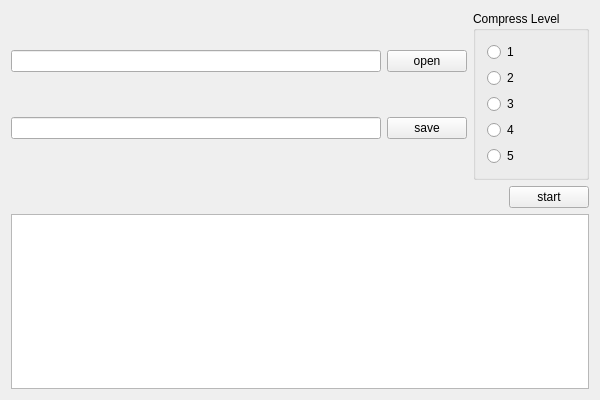
<?xml version="1.0" encoding="UTF-8"?>
<ui version="4.0">
 <class>Window</class>
 <widget class="QWidget" name="Window">
  <property name="geometry">
   <rect>
    <x>0</x>
    <y>0</y>
    <width>600</width>
    <height>400</height>
   </rect>
  </property>
  <property name="windowTitle">
   <string>Window</string>
  </property>
  <layout class="QVBoxLayout" name="verticalLayout_3">
   <item>
    <layout class="QHBoxLayout" name="horizontalLayout_3">
     <item>
      <layout class="QVBoxLayout" name="verticalLayout_2">
       <item>
        <layout class="QHBoxLayout" name="horizontalLayout">
         <item>
          <widget class="QLineEdit" name="openFileName"/>
         </item>
         <item>
          <widget class="QPushButton" name="open">
           <property name="text">
            <string>open</string>
           </property>
          </widget>
         </item>
        </layout>
       </item>
       <item>
        <layout class="QHBoxLayout" name="horizontalLayout_2">
         <item>
          <widget class="QLineEdit" name="saveFileName"/>
         </item>
         <item>
          <widget class="QPushButton" name="save">
           <property name="text">
            <string>save</string>
           </property>
          </widget>
         </item>
        </layout>
       </item>
      </layout>
     </item>
     <item>
      <widget class="QGroupBox" name="groupBox">
       <property name="title">
        <string>Compress Level</string>
       </property>
       <layout class="QVBoxLayout" name="verticalLayout">
        <item>
         <widget class="QRadioButton" name="radioButton">
          <property name="text">
           <string>1</string>
          </property>
         </widget>
        </item>
        <item>
         <widget class="QRadioButton" name="radioButton_2">
          <property name="text">
           <string>2</string>
          </property>
         </widget>
        </item>
        <item>
         <widget class="QRadioButton" name="radioButton_3">
          <property name="text">
           <string>3</string>
          </property>
         </widget>
        </item>
        <item>
         <widget class="QRadioButton" name="radioButton_4">
          <property name="text">
           <string>4</string>
          </property>
         </widget>
        </item>
        <item>
         <widget class="QRadioButton" name="radioButton_5">
          <property name="text">
           <string>5</string>
          </property>
         </widget>
        </item>
       </layout>
      </widget>
     </item>
    </layout>
   </item>
   <item>
    <layout class="QHBoxLayout" name="horizontalLayout_4">
     <item>
      <spacer name="horizontalSpacer">
       <property name="orientation">
        <enum>Qt::Horizontal</enum>
       </property>
       <property name="sizeHint" stdset="0">
        <size>
         <width>40</width>
         <height>20</height>
        </size>
       </property>
      </spacer>
     </item>
     <item>
      <widget class="QPushButton" name="start">
       <property name="text">
        <string>start</string>
       </property>
      </widget>
     </item>
    </layout>
   </item>
   <item>
    <widget class="QTextBrowser" name="processBrowser"/>
   </item>
  </layout>
 </widget>
 <layoutdefault spacing="6" margin="11"/>
 <resources/>
 <connections/>
</ui>
